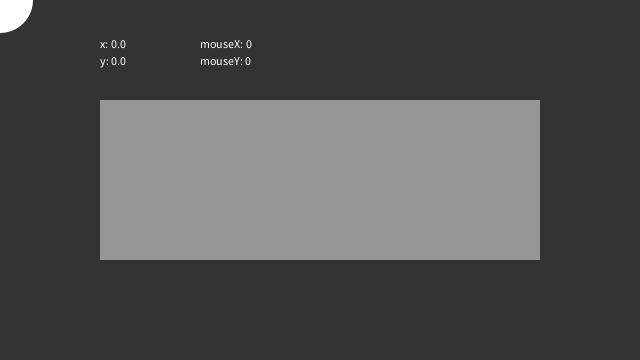
Frame 1 (no input)
Frame 60 (the mouse pressed at the canvas centre just before this capture): identical to frame 1, image omitted
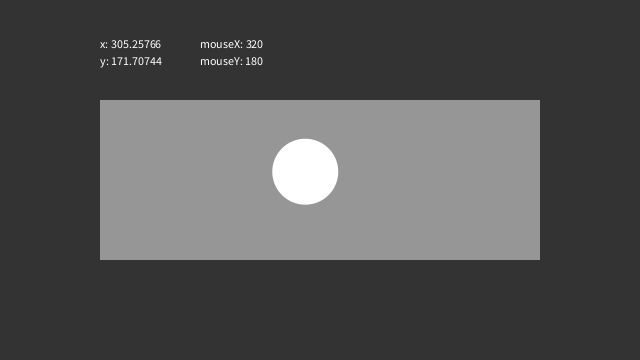
Frame 120 (the mouse held since frame 60 and released just before this capture)

The Processing sketch that drew these frames (run headless with seeded random() and noise(); from frame 60 on, the mouse is pressed at the canvas centre):

// Processing sketch: easing
// ── easing.pde
/**
 * This Processing example demonstrates a technique called "easing".  
 * 
 * Move the mouse across the screen and the circle will follow.  
 * Between drawing each frame of the animation, the program
 * calculates the difference between the position of the 
 * circle and the cursor. If the distance is larger than
 * 1 pixel, the symbol moves part of the distance (0.05) from its
 * current position toward the cursor. 
 */
 
/* 
 * EXERCISES:
   - Use the constrain() function to make it so the circle stays
     within the inner rectangle. You might find it helpful to
     introduce a variable to store the value of the radius/diameter
     of the circle (diameter is 66 below). 
     
   - Change the program so that instead of drawing a circle, it
     draws a big letter (initially 'a'). Whenever a (non-special)
     key is pressed on the keyboard, the letter drawn should change 
     to that character.
*/

float x;
float y; 
float easing = 0.05;
int edge = 100;

void setup() {
  size(640, 360); 
  noStroke();
}

void draw() { 
  background(51);
 
  // draw the inner frame
  rectMode(CORNERS);
  fill(150);
  rect(edge, edge, width-edge, height-edge);


  // update x, y positions based on mouse location
  float targetX = mouseX;
  float dx = targetX - x;
  if (abs(dx) > 1) {
    x = x + dx * easing;
  }

  float targetY = mouseY;
  float dy = targetY - y;
  if (abs(dy) > 1) {
    y = y + dy * easing;
  }


  // draw the circle
  fill(255);
  ellipse(x, y, 66, 66);
  
  
  // display some textual information... 
  textSize(12);
  textAlign(LEFT, BOTTOM);
  float lineHeight = 1.5 * (textAscent() + textDescent());  // one-and-a-half spacing between lines

  text("x: " + x, 100, 50);
  text("mouseX: " + mouseX, 200, 50);
  text("y: " + y, 100, 50 + lineHeight);
  text("mouseY: " + mouseY, 200, 50 + lineHeight);


}
